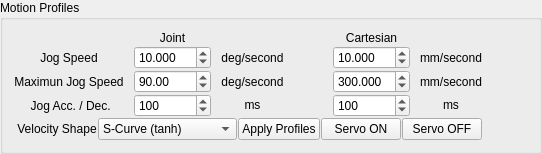
                 <widget class="QGroupBox" name="groupBox_7">
                  <property name="title">
                   <string>Motion Profiles</string>
                  </property>
                  <layout class="QHBoxLayout" name="horizontalLayout_13">
                   <item>
                    <layout class="QVBoxLayout" name="verticalLayout_28">
                     <property name="spacing">
                      <number>1</number>
                     </property>
                     <item>
                      <layout class="QGridLayout" name="gridLayout_5" columnstretch="0,4,0,2,4,0">
                       <property name="horizontalSpacing">
                        <number>10</number>
                       </property>
                       <item row="2" column="3">
                        <spacer name="horizontalSpacer_2">
                         <property name="orientation">
                          <enum>Qt::Horizontal</enum>
                         </property>
                         <property name="sizeHint" stdset="0">
                          <size>
                           <width>40</width>
                           <height>20</height>
                          </size>
                         </property>
                        </spacer>
                       </item>
                       <item row="2" column="4">
                        <widget class="QDoubleSpinBox" name="edit_jog_Cartesian_maxSpeed">
                         <property name="decimals">
                          <number>3</number>
                         </property>
                         <property name="minimum">
                          <double>0.000000000000000</double>
                         </property>
                         <property name="maximum">
                          <double>1000.000000000000000</double>
                         </property>
                         <property name="singleStep">
                          <double>0.500000000000000</double>
                         </property>
                         <property name="value">
                          <double>300.000000000000000</double>
                         </property>
                        </widget>
                       </item>
                       <item row="2" column="5">
                        <widget class="QLabel" name="label_75">
                         <property name="text">
                          <string>mm/second</string>
                         </property>
                         <property name="alignment">
                          <set>Qt::AlignCenter</set>
                         </property>
                        </widget>
                       </item>
                       <item row="1" column="4">
                        <widget class="QDoubleSpinBox" name="edit_jog_Cartesian_speed">
                         <property name="decimals">
                          <number>3</number>
                         </property>
                         <property name="minimum">
                          <double>0.001000000000000</double>
                         </property>
                         <property name="maximum">
                          <double>1000.000000000000000</double>
                         </property>
                         <property name="singleStep">
                          <double>0.500000000000000</double>
                         </property>
                         <property name="value">
                          <double>10.000000000000000</double>
                         </property>
                        </widget>
                       </item>
                       <item row="1" column="2">
                        <widget class="QLabel" name="label_73">
                         <property name="text">
                          <string>deg/second</string>
                         </property>
                         <property name="alignment">
                          <set>Qt::AlignCenter</set>
                         </property>
                        </widget>
                       </item>
                       <item row="3" column="0">
                        <widget class="QLabel" name="label_69">
                         <property name="text">
                          <string> Jog Acc. / Dec.</string>
                         </property>
                         <property name="alignment">
                          <set>Qt::AlignCenter</set>
                         </property>
                        </widget>
                       </item>
                       <item row="2" column="2">
                        <widget class="QLabel" name="label_71">
                         <property name="text">
                          <string>deg/second</string>
                         </property>
                         <property name="alignment">
                          <set>Qt::AlignCenter</set>
                         </property>
                        </widget>
                       </item>
                       <item row="3" column="4">
                        <widget class="QDoubleSpinBox" name="edit_jog_Cartesian_accTime">
                         <property name="decimals">
                          <number>0</number>
                         </property>
                         <property name="minimum">
                          <double>50.000000000000000</double>
                         </property>
                         <property name="maximum">
                          <double>10000.000000000000000</double>
                         </property>
                         <property name="singleStep">
                          <double>1.000000000000000</double>
                         </property>
                         <property name="value">
                          <double>100.000000000000000</double>
                         </property>
                        </widget>
                       </item>
                       <item row="2" column="0">
                        <widget class="QLabel" name="label_72">
                         <property name="text">
                          <string>Maximun Jog Speed</string>
                         </property>
                         <property name="alignment">
                          <set>Qt::AlignCenter</set>
                         </property>
                        </widget>
                       </item>
                       <item row="3" column="2">
                        <widget class="QLabel" name="label_77">
                         <property name="text">
                          <string>&lt;html&gt;&lt;head/&gt;&lt;body&gt;&lt;p&gt;ms&lt;/p&gt;&lt;/body&gt;&lt;/html&gt;</string>
                         </property>
                         <property name="alignment">
                          <set>Qt::AlignCenter</set>
                         </property>
                        </widget>
                       </item>
                       <item row="0" column="4">
                        <widget class="QLabel" name="label_70">
                         <property name="layoutDirection">
                          <enum>Qt::LeftToRight</enum>
                         </property>
                         <property name="text">
                          <string>Cartesian</string>
                         </property>
                         <property name="alignment">
                          <set>Qt::AlignCenter</set>
                         </property>
                        </widget>
                       </item>
                       <item row="1" column="5">
                        <widget class="QLabel" name="label_74">
                         <property name="text">
                          <string>mm/second</string>
                         </property>
                         <property name="alignment">
                          <set>Qt::AlignCenter</set>
                         </property>
                        </widget>
                       </item>
                       <item row="3" column="1">
                        <widget class="QDoubleSpinBox" name="edit_jog_joint_accTime">
                         <property name="decimals">
                          <number>0</number>
                         </property>
                         <property name="minimum">
                          <double>50.000000000000000</double>
                         </property>
                         <property name="maximum">
                          <double>10000.000000000000000</double>
                         </property>
                         <property name="singleStep">
                          <double>1.000000000000000</double>
                         </property>
                         <property name="value">
                          <double>100.000000000000000</double>
                         </property>
                        </widget>
                       </item>
                       <item row="3" column="5">
                        <widget class="QLabel" name="label_76">
                         <property name="text">
                          <string>&lt;html&gt;&lt;head/&gt;&lt;body&gt;&lt;p&gt;ms&lt;/p&gt;&lt;/body&gt;&lt;/html&gt;</string>
                         </property>
                         <property name="alignment">
                          <set>Qt::AlignCenter</set>
                         </property>
                        </widget>
                       </item>
                       <item row="1" column="3">
                        <spacer name="horizontalSpacer">
                         <property name="orientation">
                          <enum>Qt::Horizontal</enum>
                         </property>
                         <property name="sizeHint" stdset="0">
                          <size>
                           <width>40</width>
                           <height>20</height>
                          </size>
                         </property>
                        </spacer>
                       </item>
                       <item row="3" column="3">
                        <spacer name="horizontalSpacer_3">
                         <property name="orientation">
                          <enum>Qt::Horizontal</enum>
                         </property>
                         <property name="sizeHint" stdset="0">
                          <size>
                           <width>40</width>
                           <height>20</height>
                          </size>
                         </property>
                        </spacer>
                       </item>
                       <item row="2" column="1">
                        <widget class="QDoubleSpinBox" name="edit_jog_joint_maxSpeed">
                         <property name="minimum">
                          <double>0.000000000000000</double>
                         </property>
                         <property name="maximum">
                          <double>720.000000000000000</double>
                         </property>
                         <property name="singleStep">
                          <double>0.500000000000000</double>
                         </property>
                         <property name="value">
                          <double>90.000000000000000</double>
                         </property>
                        </widget>
                       </item>
                       <item row="1" column="1">
                        <widget class="QDoubleSpinBox" name="edit_jog_joint_speed">
                         <property name="decimals">
                          <number>3</number>
                         </property>
                         <property name="minimum">
                          <double>0.001000000000000</double>
                         </property>
                         <property name="maximum">
                          <double>720.000000000000000</double>
                         </property>
                         <property name="singleStep">
                          <double>0.500000000000000</double>
                         </property>
                         <property name="value">
                          <double>10.000000000000000</double>
                         </property>
                        </widget>
                       </item>
                       <item row="1" column="0">
                        <widget class="QLabel" name="label_52">
                         <property name="text">
                          <string>Jog Speed</string>
                         </property>
                         <property name="alignment">
                          <set>Qt::AlignCenter</set>
                         </property>
                        </widget>
                       </item>
                       <item row="0" column="1">
                        <widget class="QLabel" name="label_78">
                         <property name="text">
                          <string>Joint</string>
                         </property>
                         <property name="alignment">
                          <set>Qt::AlignCenter</set>
                         </property>
                        </widget>
                       </item>
                      </layout>
                     </item>
                     <item>
                      <layout class="QHBoxLayout" name="horizontalLayout_7">
                       <item>
                        <widget class="QLabel" name="label_54">
                         <property name="text">
                          <string> Velocity Shape</string>
                         </property>
                        </widget>
                       </item>
                       <item>
                        <widget class="QComboBox" name="comboBox_5">
                         <item>
                          <property name="text">
                           <string>S-Curve (tanh)</string>
                          </property>
                         </item>
                         <item>
                          <property name="text">
                           <string>Cubic-Spline</string>
                          </property>
                         </item>
                         <item>
                          <property name="text">
                           <string>(nop) Trapezoidal</string>
                          </property>
                         </item>
                         <item>
                          <property name="text">
                           <string>(nop) Quintic-Spline</string>
                          </property>
                         </item>
                         <item>
                          <property name="text">
                           <string/>
                          </property>
                         </item>
                        </widget>
                       </item>
                       <item>
                        <widget class="QPushButton" name="pb_apply_jogProfile">
                         <property name="text">
                          <string>Apply Profiles</string>
                         </property>
                        </widget>
                       </item>
                       <item>
                        <widget class="QPushButton" name="pb_servo_on2">
                         <property name="text">
                          <string>Servo ON</string>
                         </property>
                        </widget>
                       </item>
                       <item>
                        <widget class="QPushButton" name="pb_servo_off2">
                         <property name="text">
                          <string>Servo OFF</string>
                         </property>
                        </widget>
                       </item>
                      </layout>
                     </item>
                    </layout>
                   </item>
                   <item>
                    <widget class="QWidget" name="widget_2" native="true"/>
                   </item>
                   <item>
                    <spacer name="horizontalSpacer_16">
                     <property name="orientation">
                      <enum>Qt::Horizontal</enum>
                     </property>
                     <property name="sizeHint" stdset="0">
                      <size>
                       <width>40</width>
                       <height>20</height>
                      </size>
                     </property>
                    </spacer>
                   </item>
                  </layout>
                 </widget>
